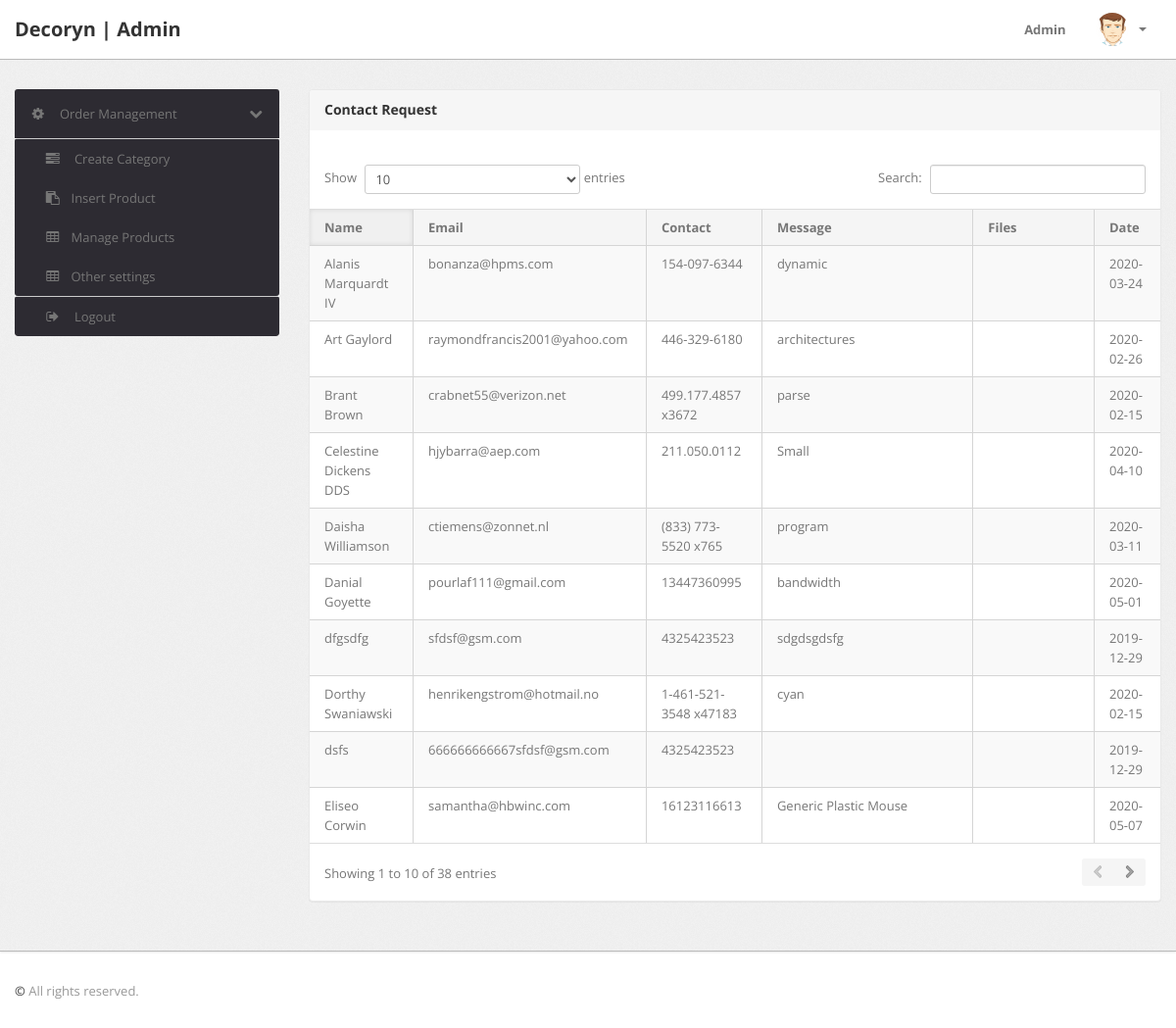
The page /admin/pending-orders.php (signed in) on the database its author committed.
### tables this page shows
CREATE TABLE `contact` (
  `id` int(11) NOT NULL,
  `name` varchar(222) NOT NULL,
  `phone` varchar(222) NOT NULL,
  `email` varchar(222) NOT NULL,
  `msg` varchar(200) NOT NULL,
  `file` varchar(222) DEFAULT NULL,
  `date` date NOT NULL
);

### admin/pending-orders.php (the view, shortened to what this page needs)
<?php
if(strlen($_SESSION['alogin'])==0)
	{
header('location:index.php');
}
else{
?>
<!DOCTYPE html>
<html lang="en">
<head>
	<link type="text/css" href="bootstrap/css/bootstrap.min.css" rel="stylesheet">
	<link type="text/css" href="bootstrap/css/bootstrap-responsive.min.css" rel="stylesheet">
	<link type="text/css" href="css/theme.css" rel="stylesheet">
	<link type="text/css" href="images/icons/css/font-awesome.css" rel="stylesheet">
</head>
<body>
<?php include('include/header.php');?>
	<div class="wrapper">
		<div class="container">
			<div class="row">
<?php include('include/sidebar.php');?>
			<div class="span9">
					<div class="content">
	<div class="module">
							<div class="module-head">
								<h3>Contact Request</h3>
							</div>
							<div class="module-body table">
									<br />
								<table cellpadding="0" cellspacing="0" border="0" class="datatable-1 table table-bordered table-striped	 display" >
									<thead>
										<tr>
											<th> Name</th>
											<th width="50">Email</th>
											<th>Contact</th>
											<th>Message </th>
												<th>Files </th>
											<th>Date </th>
										</tr>
									</thead>
<tbody>
<?php
$query=mysqli_query($con,"select * from contact order by id desc");
$cnt=1;
while($row=mysqli_fetch_array($query))
{
?>
										<tr>
											<td><?php echo htmlentities($row['name']);?></td>
											<td><?php echo htmlentities($row['email']);?></td>
											<td><?php echo htmlentities($row['phone']);?></td>
												<td><?php echo htmlentities($row['msg']);?></td>
													<td></td>
													<td><?php echo htmlentities($row['date']);?></td>
											</tr>
										<?php $cnt=$cnt+1; } ?>
										</tbody>
								</table>
							</div>
						</div>
					</div>
				</div>
			</div>
		</div>
	</div>
<?php include('include/footer.php');?>
</body>
<?php } ?>

### admin/css/theme.css (style rules this page uses)
body { font-size: 13px; font-family: 'Open Sans', Arial, sans-serif; background: #fff; color: #777 }
h1, h2, h3, h4, h5, h6 { color: #333; margin-top: 0 }
h3 { font-size: 20px }
.wrapper { background: url(../images/bg.png) #eee; border-bottom: 1px solid #bbb; -webkit-box-shadow: 0 1px 2px rgba(0,0,0,0.1); -moz-box-shadow: 0 1px 2px rgba(0,0,0,0.1); box-shadow: 0 1px 2px rgba(0,0,0,0.1); padding: 30px 0 }
.module { background: #fff; -webkit-border-radius: 3px; -moz-border-radius: 3px; border-radius: 3px; border: 1px solid #ccc; border-bottom-color: #bbb; -webkit-box-shadow: 0 0 1px rgba(0,0,0,0.2); -moz-box-shadow: 0 0 1px rgba(0,0,0,0.2); box-shadow: 0 0 1px rgba(0,0,0,0.2); margin-bottom: 30px }
.table { margin-bottom: 0 }
.table th, .table td { border-color: #d5d5d5!important }
.table-bordered thead:first-child tr:first-child>th:first-child, .table-bordered tbody:first-child tr:first-child>td:first-child { -webkit-border-top-left-radius: 2px; -moz-border-radius-topleft: 2px; border-top-left-radius: 2px }
.table-bordered thead:first-child tr:first-child>th:last-child, .table-bordered tbody:first-child tr:first-child>td:last-child { -webkit-border-top-right-radius: 2px; -moz-border-radius-topright: 2px; border-top-right-radius: 2px }
.table-bordered thead:last-child tr:last-child>th:first-child, .table-bordered tbody:last-child tr:last-child>td:first-child, .table-bordered tfoot:last-child tr:last-child>td:first-child { -webkit-border-bottom-left-radius: 2px; -moz-border-radius-bottomleft: 2px; border-bottom-left-radius: 2px }
.table-bordered thead:last-child tr:last-child>th:last-child, .table-bordered tbody:last-child tr:last-child>td:last-child, .table-bordered tfoot:last-child tr:last-child>td:last-child { -webkit-border-bottom-right-radius: 2px; -moz-border-radius-bottomright: 2px; border-bottom-right-radius: 2px }
.module { box-shadow: 0 0 3px rgba(0,0,0,.1); border-color: #e9e9e9; margin-bottom: 20px; background-color: #fff; border-radius: 4px; -webkit-box-shadow: 0 1px 1px rgba(0,0,0,.05); box-shadow: 0 1px 1px rgba(0,0,0,.05); }
.module-head { color: #767676; background-color: #f6f6f6; border-color: #e9e9e9; padding: 10px 15px; border-bottom: 1px solid transparent; border-top-right-radius: 3px; border-top-left-radius: 3px; }
.module-head h3 { font-size: 14px; line-height: 20px; height: 20px; margin: 0 }
.module-body { padding: 15px }
.module-body.table { padding: 15px 0 }
.module-body.table .table th, .module-body.table .table td { padding-left: 15px; padding-right: 15px }
.dataTables_wrapper table th { background: #f5f5f5; cursor: pointer }
.dataTables_wrapper table th.sorting_asc, .dataTables_wrapper table th.sorting_desc { background: #f0f0f0; -webkit-box-shadow: 0 0 5px rgba(0,0,0,0.1) inset; -moz-box-shadow: 0 0 5px rgba(0,0,0,0.1) inset; box-shadow: 0 0 5px rgba(0,0,0,0.1) inset }
.dataTables_wrapper .table-bordered { -webkit-border-radius: 0; -moz-border-radius: 0; border-radius: 0; border-left: 0; border-right: 0 }
.dataTables_wrapper .table-bordered thead tr>th:first-child, .dataTables_wrapper .table-bordered tbody tr>td:first-child, .dataTables_wrapper .table-bordered tfoot tr>td:first-child, .dataTables_wrapper .table-bordered tfoot tr>th:first-child { border-left: 0 }
.dataTables_wrapper .table-bordered thead:first-child tr:first-child>th:first-child, .dataTables_wrapper .table-bordered tbody:first-child tr:first-child>td:first-child { -webkit-border-top-left-radius: 0; -moz-border-radius-topleft: 0; border-top-left-radius: 0 }
.dataTables_wrapper .table-bordered thead:first-child tr:first-child>th:last-child, .dataTables_wrapper .table-bordered tbody:first-child tr:first-child>td:last-child { -webkit-border-top-right-radius: 0; -moz-border-radius-topright: 0; border-top-right-radius: 0 }
.dataTables_wrapper .table-bordered thead:last-child tr:last-child>th:first-child, .dataTables_wrapper .table-bordered tbody:last-child tr:last-child>td:first-child, .dataTables_wrapper .table-bordered tfoot:last-child tr:last-child>td:first-child { -webkit-border-bottom-left-radius: 0; -moz-border-radius-bottomleft: 0; border-bottom-left-radius: 0 }
.dataTables_wrapper .table-bordered thead:last-child tr:last-child>th:last-child, .dataTables_wrapper .table-bordered tbody:last-child tr:last-child>td:last-child, .dataTables_wrapper .table-bordered tfoot:last-child tr:last-child>td:last-child { -webkit-border-bottom-right-radius: 0; -moz-border-radius-bottomright: 0; border-bottom-right-radius: 0 }

### rows shown on the page
contact: name "Eliseo Corwin", email "samantha@hbwinc.com", phone "16123116613", msg "Generic Plastic Mouse", date "2020-05-07"
contact: name "Danial Goyette", email "pourlaf111@gmail.com", phone "13447360995", msg "bandwidth", date "2020-05-01"
contact: name "Celestine Dickens DDS", email "hjybarra@aep.com", phone "211.050.0112", msg "Small", date "2020-04-10"
contact: name "Alanis Marquardt IV", email "bonanza@hpms.com", phone "154-097-6344", msg "dynamic", date "2020-03-24"
contact: name "Daisha Williamson", email "ctiemens@zonnet.nl", phone "(833) 773-5520 x765", msg "program", date "2020-03-11"
contact: name "Art Gaylord", email "raymondfrancis2001@yahoo.com", phone "446-329-6180", msg "architectures", date "2020-02-26"
contact: name "Brant Brown", email "crabnet55@verizon.net", phone "499.177.4857 x3672", msg "parse", date "2020-02-15"
contact: name "Dorthy Swaniawski", email "henrikengstrom@hotmail.no", phone "1-461-521-3548 x47183", msg "cyan", date "2020-02-15"
contact: name "dfgsdfg", email "sfdsf@gsm.com", phone "4325423523", msg "sdgdsgdsfg", date "2019-12-29"
contact: name "dsfs", email "666666666667sfdsf@gsm.com", phone "4325423523", date "2019-12-29"
